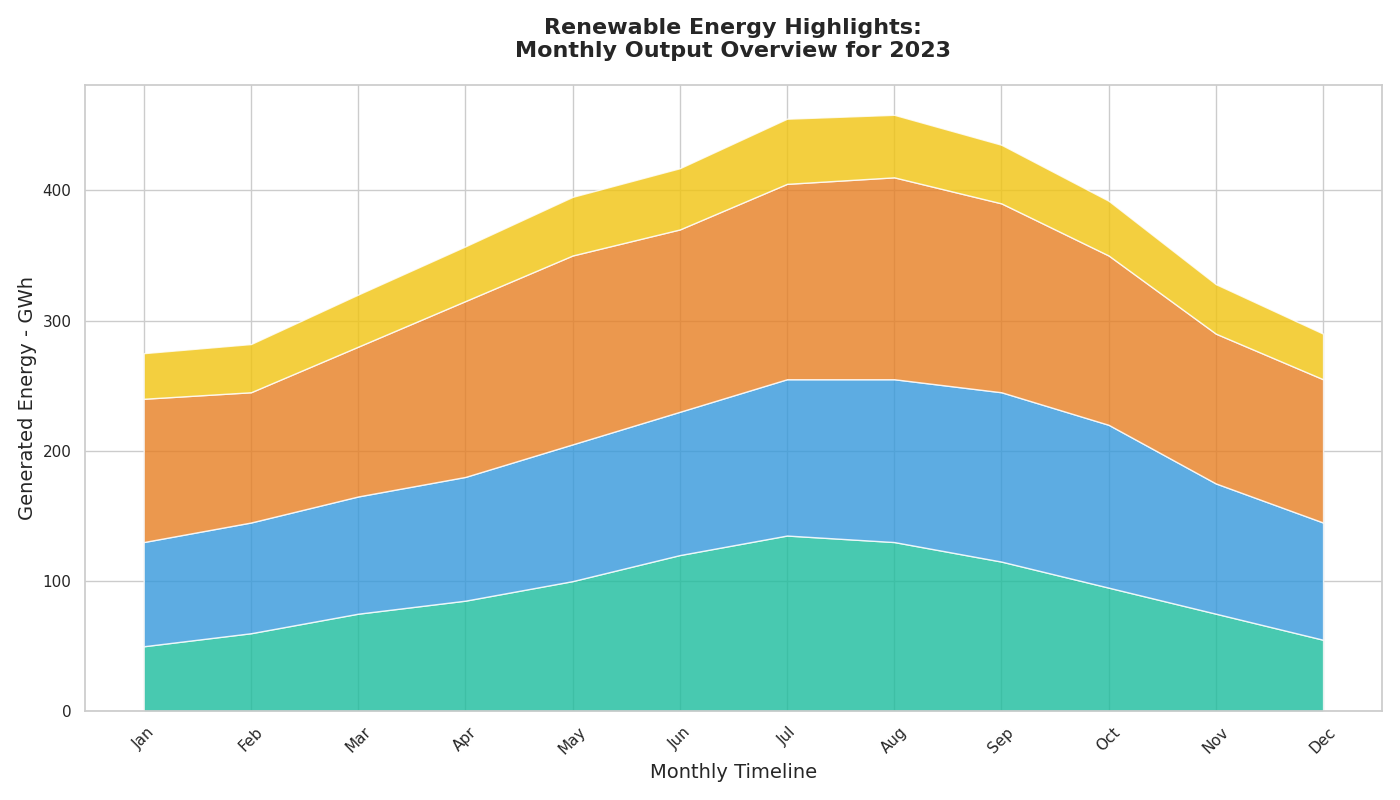

The Python source for this figure:
import matplotlib.pyplot as plt
import numpy as np

months = np.array([
    'Jan', 'Feb', 'Mar', 'Apr', 'May', 'Jun', 
    'Jul', 'Aug', 'Sep', 'Oct', 'Nov', 'Dec'
])

solar_energy = np.array([50, 60, 75, 85, 100, 120, 135, 130, 115, 95, 75, 55])
wind_energy = np.array([80, 85, 90, 95, 105, 110, 120, 125, 130, 125, 100, 90])
hydro_energy = np.array([110, 100, 115, 135, 145, 140, 150, 155, 145, 130, 115, 110])
biomass_energy = np.array([35, 37, 40, 42, 45, 47, 50, 48, 45, 42, 38, 35])

energy_data = np.vstack([solar_energy, wind_energy, hydro_energy, biomass_energy])

plt.figure(figsize=(14, 8))

plt.stackplot(months, energy_data, 
              colors=['#1abc9c', '#3498db', '#e67e22', '#f1c40f'], alpha=0.8)

plt.title('Renewable Energy Highlights:\nMonthly Output Overview for 2023', 
          fontsize=16, fontweight='bold', pad=20)
plt.xlabel('Monthly Timeline', fontsize=14)
plt.ylabel('Generated Energy - GWh', fontsize=14)

plt.xticks(rotation=45)

plt.tight_layout()

plt.show()
